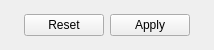
<?xml version="1.0" encoding="UTF-8"?>
<ui version="4.0">
 <class>RoiDockButtonUI</class>
 <widget class="QWidget" name="RoiDockButtonUI">
  <property name="geometry">
   <rect>
    <x>0</x>
    <y>0</y>
    <width>214</width>
    <height>50</height>
   </rect>
  </property>
  <layout class="QHBoxLayout" name="horizontalLayout">
   <item>
    <spacer name="horizontalSpacer_2">
     <property name="orientation">
      <enum>Qt::Horizontal</enum>
     </property>
     <property name="sizeType">
      <enum>QSizePolicy::MinimumExpanding</enum>
     </property>
     <property name="sizeHint" stdset="0">
      <size>
       <width>1</width>
       <height>1</height>
      </size>
     </property>
    </spacer>
   </item>
   <item>
    <widget class="ActionButton" name="resetButton">
     <property name="sizePolicy">
      <sizepolicy hsizetype="Fixed" vsizetype="Fixed">
       <horstretch>0</horstretch>
       <verstretch>0</verstretch>
      </sizepolicy>
     </property>
     <property name="text">
      <string>Reset</string>
     </property>
     <property name="icon">
      <iconset theme="edit-clear">
       <normaloff/>
      </iconset>
     </property>
    </widget>
   </item>
   <item>
    <widget class="ActionButton" name="applyButton">
     <property name="sizePolicy">
      <sizepolicy hsizetype="Fixed" vsizetype="Fixed">
       <horstretch>0</horstretch>
       <verstretch>0</verstretch>
      </sizepolicy>
     </property>
     <property name="text">
      <string>Apply</string>
     </property>
     <property name="icon">
      <iconset theme="dialog-apply">
       <normaloff/>
      </iconset>
     </property>
    </widget>
   </item>
   <item>
    <spacer name="horizontalSpacer">
     <property name="orientation">
      <enum>Qt::Horizontal</enum>
     </property>
     <property name="sizeType">
      <enum>QSizePolicy::MinimumExpanding</enum>
     </property>
     <property name="sizeHint" stdset="0">
      <size>
       <width>1</width>
       <height>1</height>
      </size>
     </property>
    </spacer>
   </item>
  </layout>
 </widget>
 <customwidgets>
  <customwidget>
   <class>ActionButton</class>
   <extends>QPushButton</extends>
   <header>widgets/actionbutton.h</header>
  </customwidget>
 </customwidgets>
 <resources/>
 <connections/>
</ui>
